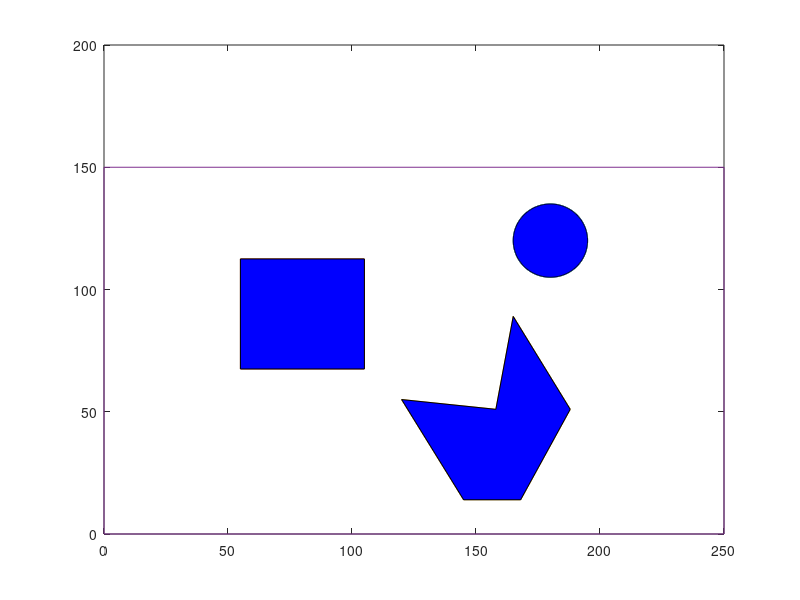

MATLAB code to generate this figure: (Note: this script raises an error after producing the figure.)
% Dimensions of Workspace - 250X150
% 8 Connected Workspace

% INSERT START AND GOAL POINTS HERE--->
Start_Point= [0,0];
Goal_Point = [250,150];

%Setting the First Node to start Search
CurrentNode = Start_Point;

%Initializing Nodes,NodesInfo
Nodes = [];                  % Saves Unique visted Nodes
NodesInfo = [];              %Saves Information on given Node 
Nodes(:,:,1) = Start_Point;
%NodesInfo = Node#, Parent Node, Cost 
NodesInfo(:,:,1) = [1,0,0];
ParentNodeCount =1;
Cost=0;
N=1; %Number of Visted Nodes
CurrentNode = Nodes(:,:,ParentNodeCount);

%Plot Worskpace Figure

%Circular Obstacle
xc=180;
yc= 120;
t = 0:0.01:2*pi;        
x = 15*cos(t)+ xc;
y = 15*sin(t)+ yc;
drawnow
plot(x,y), hold on
fill(x,y,'b');

%Plot Polygons and Workspace Boundaries
xp1 = [ 55,105,105,55,55];
yp1 = [ 67.5,67.5,112.5,112.5,67.5] ;
drawnow
plot(xp1,yp1);
fill(xp1,yp1,'b');

xp2 = [145,168,188,165,158,120,145];
yp2 = [14,14,51,89,51,55,14];
drawnow
plot(xp2,yp2);
fill(xp2,yp2,'b');

xp3 = [0 ,250, 250, 0 ,0];
yp3 = [0 ,0, 150 ,150 ,0];
drawnow
plot(xp3,yp3);

alpha(0.3);

%Main Loop

while ~isequal(CurrentNode,Goal_Point)
CurrentNode = Nodes(:,:,ParentNodeCount);

%For Action Right
[StatusRight,NewNode] = ActionRight(CurrentNode);
 if StatusRight == 1
    if ~(any(all(bsxfun(@eq,Nodes,NewNode))))
        N=N+1;
        Nodes(:,:,N) = NewNode;
        NodesInfo(:,:,N) = [N,ParentNodeCount,Cost];
    end
 end

%For Action DownRight
[StatusDownRight,NewNode] = ActionDownRight(CurrentNode);
 if StatusDownRight == 1
    if ~(any(all(bsxfun(@eq,Nodes,NewNode))))
        N=N+1;
        Nodes(:,:,N) = NewNode;
        NodesInfo(:,:,N) = [N,ParentNodeCount,Cost];
    end
 end

%For Action Down
[StatusDown,NewNode] = ActionDown(CurrentNode);
 if StatusDown == 1
    if ~(any(all(bsxfun(@eq,Nodes,NewNode))))
        N=N+1;
        Nodes(:,:,N) = NewNode;
        NodesInfo(:,:,N) = [N,ParentNodeCount,Cost];
    end
 end

%For Action DownLeft
[StatusDownLeft,NewNode] = ActionDownLeft(CurrentNode);
 if StatusDownLeft == 1
    if ~(any(all(bsxfun(@eq,Nodes,NewNode))))
        N=N+1;
        Nodes(:,:,N) = NewNode;
        NodesInfo(:,:,N) = [N,ParentNodeCount,Cost];
    end
 end

%For Action Left
[StatusLeft,NewNode] = ActionLeft(CurrentNode);
 if StatusLeft == 1
    if ~(any(all(bsxfun(@eq,Nodes,NewNode))))
        N=N+1;
        Nodes(:,:,N) = NewNode;
        NodesInfo(:,:,N) = [N,ParentNodeCount,Cost];
    end
 end

%For Action TopLeft
[StatusTopLeft,NewNode] = ActionTopLeft(CurrentNode);
 if StatusTopLeft == 1
    if ~(any(all(bsxfun(@eq,Nodes,NewNode))))
        N=N+1;
        Nodes(:,:,N) = NewNode;
        NodesInfo(:,:,N) = [N,ParentNodeCount,Cost];
    end
 end

%For Action Top
[StatusTop,NewNode] = ActionTop(CurrentNode);
 if StatusTop == 1
    if ~(any(all(bsxfun(@eq,Nodes,NewNode))))
        N=N+1;
        Nodes(:,:,N) = NewNode;
        NodesInfo(:,:,N) = [N,ParentNodeCount,Cost];
    end
 end

%For Action TopRight
[StatusTopRight,NewNode] = ActionTopRight(CurrentNode);
 if StatusTopRight == 1
    if ~(any(all(bsxfun(@eq,Nodes,NewNode))))
        N=N+1;
        Nodes(:,:,N) = NewNode;
        NodesInfo(:,:,N) = [N,ParentNodeCount,Cost];
    end
 end

ParentNodeCount = ParentNodeCount+1;
end

%Finding Optimal Path
ParentNodeCount = ParentNodeCount - 1;
Counter
i=2;
path(:,:,1) = CurrentNode;
Number = ParentNodeCount;
TrackInfo =[];
TrackInfo(:,:,1)= [1,Number];

while ~isequal(CurrentNode,Start_Point)    
P = NodesInfoSet(1,2,Number);
CurrentNode = Nodes(:,:,P);
path(:,:,i) = Nodes(:,:,P);
Nodes(:,:,Number);
TrackInfo(:,:,i)= [Number,P];
Number = NodesInfo(1,2,P);
i = i+1;
NodesSet(:,:,Number);
end

 for k = 1:i-1
 Pathx(k) = path(1,1,k);
 Pathy(k) = path(1,2,k);
 end

 drawnow
 plot(Pathx,Pathy,'linewidth',2);
 hold off




function [x,y] = CurrentLocation(CurrentNode)
x= CurrentNode(1);
y =CurrentNode(2);
end

function[StatusObstacle] = CheckObstacle(NewNode)
xc = NewNode(1);
yc = NewNode(2);

%Check if inside circle
xcentre=180;
ycentre = 120;
t = 0:0.01:2*pi;
xcircle = 15*cos(t)+ xcentre;
ycircle = 15*sin(t) + ycentre;

[inc,onc] = inpolygon(xc,yc,xcircle,ycircle);

% Check if inside two polygons 
%Rectangle
xp1 = [ 55,105,105,55,55];
yp1 = [ 67.5,67.5,112.5,112.5,67.5] ;

[inp1,onp1] = inpolygon(xc,yc,xp1,yp1);

%Polygon
xp2 = [145,168,188,165,158,120,145];
yp2 = [14,14,51,89,51,55,14];
[inp2,onp2] = inpolygon(xc,yc,xp2,yp2);

% Workspace
xp3 = [0 ,250, 250, 0 ,0];
yp3 = [0 ,0, 150 ,150 ,0];

[inw,onw] = inpolygon(xc,yc,xp3,yp3);

in = inc | inp1 | inp2 | (~inw);
on = onc | onp1 | onp2;
onobstacle_boundary = on;
inside_obstacle = in;
onworkspace_boundary = onw;
StatusObstacle = on|in|(~onw);
end
   
function[StatusRight,NewNode] = ActionRight(CurrentNode)
 [x,y] = CurrentLocation(CurrentNode);
 NewNode = [x+1,y];
 [StatusObstacle] = CheckObstacle(NewNode);
 if StatusObstacle == 1  
 NewNode = CurrentNode;
 StatusRight =0;
 elseif StatusObstacle ==0 
 NewNode =[x+1,y];
 StatusRight =1;
 end
 end
 
function[StatusDownRight,NewNode] = ActionDownRight(CurrentNode)
 [x,y] = CurrentLocation(CurrentNode);
 NewNode = [x+1,y-1];
 [StatusObstacle] = CheckObstacle(NewNode);
 if StatusObstacle == 1  
 NewNode = CurrentNode;
 StatusDownRight =0;
 elseif StatusObstacle ==0  
 NewNode =[x+1,y-1];
 StatusDownRight=1;
 end
 end
 
function[StatusDown,NewNode] = ActionDown(CurrentNode)
 [x,y] = CurrentLocation(CurrentNode);
 NewNode = [x,y-1];
 [StatusObstacle] = CheckObstacle(NewNode);
 if StatusObstacle == 1  
 NewNode = CurrentNode;
 StatusDown =0;
 elseif StatusObstacle ==0 
 NewNode =[x,y-1];
 StatusDown=1;
 end
 end
 
function[StatusDownLeft,NewNode] = ActionDownLeft(CurrentNode)
 [x,y] = CurrentLocation(CurrentNode);
 NewNode = [x-1,y-1];
 [StatusObstacle] = CheckObstacle(NewNode);
 if StatusObstacle == 1   
 NewNode = CurrentNode;
 StatusDownLeft =0;
 elseif StatusObstacle ==0 
     NewNode =[x-1,y-1];
     StatusDownLeft=1;
 end
 end
 
function[StatusLeft,NewNode] = ActionLeft(CurrentNode)
 [x,y] = CurrentLocation(CurrentNode);
 NewNode = [x-1,y];
 [StatusObstacle] = CheckObstacle(NewNode);
if StatusObstacle == 1  
    NewNode = CurrentNode;
    StatusLeft =0;
elseif StatusObstacle ==0  
    NewNode =[x-1,y];
    Statusleft=1;
 end
 end
  
function[StatusTopLeft,NewNode] = ActionTopLeft(CurrentNode)
 [x,y] = CurrentLocation(CurrentNode);
 NewNode = [x-1,y+1];
 [StatusObstacle] = CheckObstacle(NewNode);
 if StatusObstacle == 1  
    NewNode = CurrentNode;
    StatusTopLeft =0;
 elseif StatusObstacle ==0  
     NewNode =[x-1,y+1];
     StatusTopLeft=1;
 end
 end

function[StatusTop,NewNode] = ActionTop(CurrentNode)
 [x,y] = CurrentLocation(CurrentNode);
 NewNode = [x,y+1];
 [StatusObstacle] = CheckObstacle(NewNode);
 if StatusObstacle == 1 
 NewNode = CurrentNode;
 StatusTop =0;
 elseif StatusObstacle ==0 
 NewNode =[x,y+1];
 StatusTop=1;
 end
 end

function[StatusTopRight,NewNode] = ActionTopRight(CurrentNode)
 [x,y] = CurrentLocation(CurrentNode);
 NewNode = [x+1,y+1];
 [StatusObstacle] = CheckObstacle(NewNode);
 if StatusObstacle == 1 
    NewNode = CurrentNode;
    StatusTopRight =0;
 elseif StatusObstacle ==0 
     NewNode =[x+1,y+1];
     StatusTopRight=1;
end
end
 
 



 